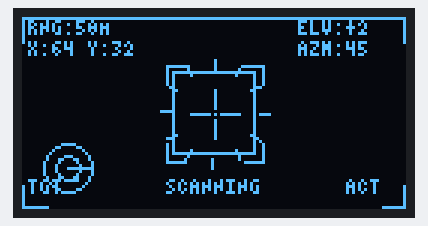
Simulated run of this sketch. Board: Arduino Uno, built with avr-gcc and run on an emulated ATmega328P. Parts: 128×64 one-colour display. Random numbers use the default seed unless the sketch sets one.

Above: at 0.17 s.
At 4.22 s:
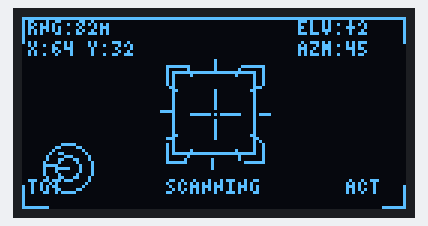
At 8.39 s:
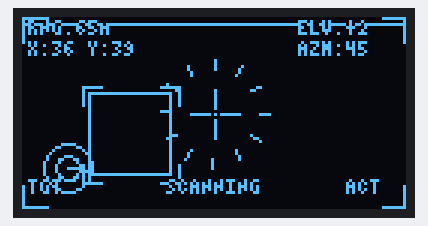
At 16.64 s:
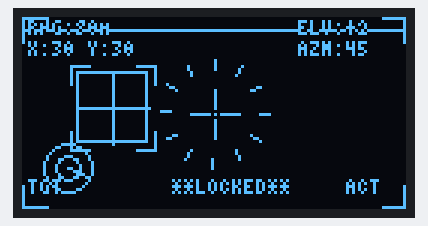
At 23.32 s:
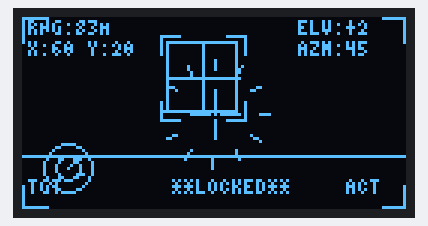
At 30.35 s:
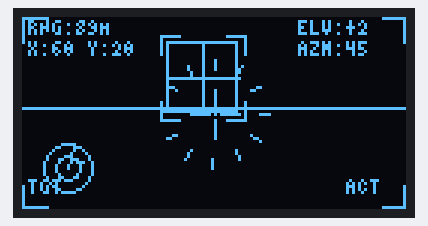

The sketch:

mandalorian_rangefinder.ino
```cpp
/*
 * Mandalorian Rangefinder HUD Display
 * Waveshare 1.51" Transparent OLED (128x64)
 *
 * Required Library: U8g2 (install via Arduino Library Manager)
 *
 * Wiring (for Arduino Uno/Nano):
 * VCC -> 3.3V
 * GND -> GND
 * DIN -> Pin 11 (MOSI)
 * CLK -> Pin 13 (SCK)
 * CS  -> Pin 10
 * DC  -> Pin 9
 * RST -> Pin 8
 */

#include <U8g2lib.h>
#include <SPI.h>

// Pin definitions
#define OLED_CS   10
#define OLED_DC   9
#define OLED_RST  8

// Initialize display
U8G2_SSD1309_128X64_NONAME0_F_4W_HW_SPI u8g2(U8G2_R0, OLED_CS, OLED_DC, OLED_RST);

int frame = 0;
int targetX = 64;
int targetY = 32;
int scanLine = 0;
bool targetLocked = false;
int lockCounter = 0;

void setup() {
  u8g2.begin();
  u8g2.setContrast(255);
  randomSeed(analogRead(0));
}

void loop() {
  u8g2.clearBuffer();

  // Draw main HUD elements
  drawReticle();
  drawTargetingBox();
  drawScanLines();
  drawCornerBrackets();
  drawRangeInfo();
  drawStatusText();
  drawRadarSweep();

  u8g2.sendBuffer();

  frame++;
  scanLine = (scanLine + 2) % 64;

  // Simulate target movement and locking
  if(frame % 60 == 0) {
    targetX = random(20, 108);
    targetY = random(20, 44);
  }

  if(frame % 120 == 0) {
    targetLocked = !targetLocked;
    lockCounter = 0;
  }

  if(targetLocked) lockCounter++;

  delay(50);
}

// Central crosshair reticle
void drawReticle() {
  int cx = 64;
  int cy = 32;

  // Center cross
  u8g2.drawLine(cx - 8, cy, cx - 2, cy);
  u8g2.drawLine(cx + 2, cy, cx + 8, cy);
  u8g2.drawLine(cx, cy - 8, cx, cy - 2);
  u8g2.drawLine(cx, cy + 2, cx, cy + 8);

  // Center dot
  u8g2.drawPixel(cx, cy);

  // Outer circle segments
  for(int angle = 0; angle < 360; angle += 30) {
    float rad = angle * 0.0174533;
    int x1 = cx + cos(rad) * 15;
    int y1 = cy + sin(rad) * 15;
    int x2 = cx + cos(rad) * 18;
    int y2 = cy + sin(rad) * 18;
    u8g2.drawLine(x1, y1, x2, y2);
  }
}

// Moving targeting box
void drawTargetingBox() {
  int size = targetLocked ? 12 : 14;

  // Main box
  u8g2.drawFrame(targetX - size, targetY - size, size * 2, size * 2);

  // Corner markers
  int corner = 4;
  // Top-left
  u8g2.drawLine(targetX - size - 2, targetY - size - 2, targetX - size + corner, targetY - size - 2);
  u8g2.drawLine(targetX - size - 2, targetY - size - 2, targetX - size - 2, targetY - size + corner);
  // Top-right
  u8g2.drawLine(targetX + size + 2, targetY - size - 2, targetX + size - corner, targetY - size - 2);
  u8g2.drawLine(targetX + size + 2, targetY - size - 2, targetX + size + 2, targetY - size + corner);
  // Bottom-left
  u8g2.drawLine(targetX - size - 2, targetY + size + 2, targetX - size + corner, targetY + size + 2);
  u8g2.drawLine(targetX - size - 2, targetY + size + 2, targetX - size - 2, targetY + size - corner);
  // Bottom-right
  u8g2.drawLine(targetX + size + 2, targetY + size + 2, targetX + size - corner, targetY + size + 2);
  u8g2.drawLine(targetX + size + 2, targetY + size + 2, targetX + size + 2, targetY + size - corner);

  // Lock indicator
  if(targetLocked) {
    u8g2.drawLine(targetX - size, targetY, targetX + size, targetY);
    u8g2.drawLine(targetX, targetY - size, targetX, targetY + size);
  }
}

// Scanning lines effect
void drawScanLines() {
  // Horizontal scan line
  u8g2.drawLine(0, scanLine, 128, scanLine);
}

// Screen corner brackets
void drawCornerBrackets() {
  int len = 8;
  // Top-left
  u8g2.drawLine(0, 0, len, 0);
  u8g2.drawLine(0, 0, 0, len);
  // Top-right
  u8g2.drawLine(128 - len, 0, 127, 0);
  u8g2.drawLine(127, 0, 127, len);
  // Bottom-left
  u8g2.drawLine(0, 64 - len, 0, 63);
  u8g2.drawLine(0, 63, len, 63);
  // Bottom-right
  u8g2.drawLine(128 - len, 63, 127, 63);
  u8g2.drawLine(127, 64 - len, 127, 63);
}

// Range and target info
void drawRangeInfo() {
  u8g2.setFont(u8g2_font_4x6_tr);

  // Distance readout
  char dist[10];
  int range = 50 + (frame % 50);
  sprintf(dist, "RNG:%dm", range);
  u8g2.drawStr(2, 6, dist);

  // Coordinates
  char coords[12];
  sprintf(coords, "X:%d Y:%d", targetX, targetY);
  u8g2.drawStr(2, 13, coords);

  // Elevation angle
  u8g2.drawStr(92, 6, "ELV:+2");

  // Azimuth
  u8g2.drawStr(92, 13, "AZM:45");
}

// Status text
void drawStatusText() {
  u8g2.setFont(u8g2_font_4x6_tr);

  if(targetLocked && lockCounter > 10) {
    // Blinking LOCK text
    if((frame / 5) % 2 == 0) {
      u8g2.drawStr(50, 59, "**LOCKED**");
    }
  } else {
    u8g2.drawStr(48, 59, "SCANNING");
  }

  // Bottom corner info
  u8g2.drawStr(2, 59, "TGT");
  u8g2.drawStr(108, 59, "ACT");
}

// Mini radar sweep
void drawRadarSweep() {
  int radarX = 15;
  int radarY = 50;
  int radarR = 8;

  // Radar circle
  u8g2.drawCircle(radarX, radarY, radarR);
  u8g2.drawCircle(radarX, radarY, radarR / 2);

  // Sweep line
  float angle = (frame * 0.1);
  int sweepX = radarX + cos(angle) * radarR;
  int sweepY = radarY + sin(angle) * radarR;
  u8g2.drawLine(radarX, radarY, sweepX, sweepY);

  // Target blip
  int blipX = radarX + cos(angle + 1) * 5;
  int blipY = radarY + sin(angle + 1) * 5;
  u8g2.drawPixel(blipX, blipY);
  u8g2.drawPixel(blipX + 1, blipY);
}
```
